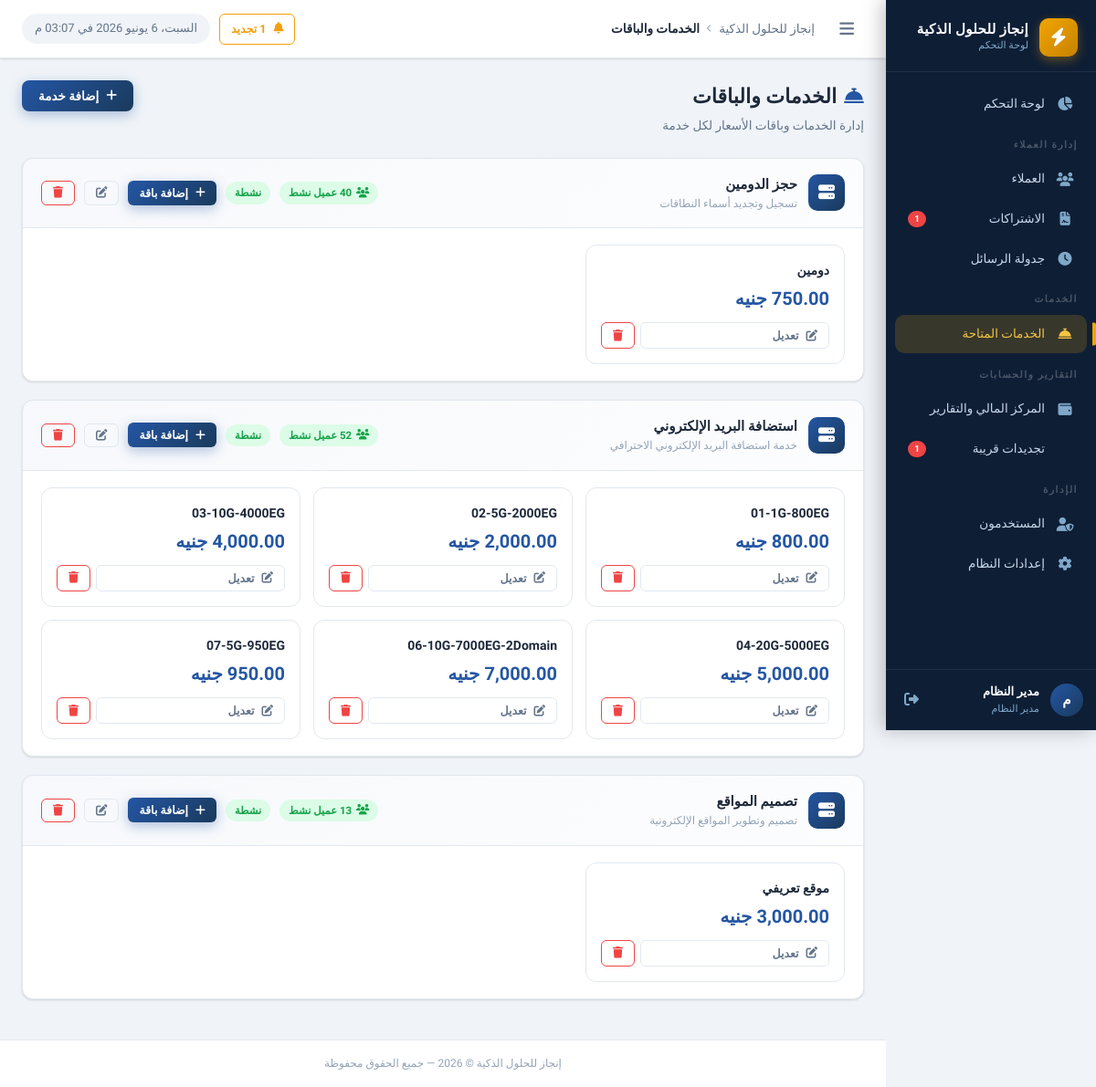
/services/index.php (signed in), run on an earlier commit of the app's database.
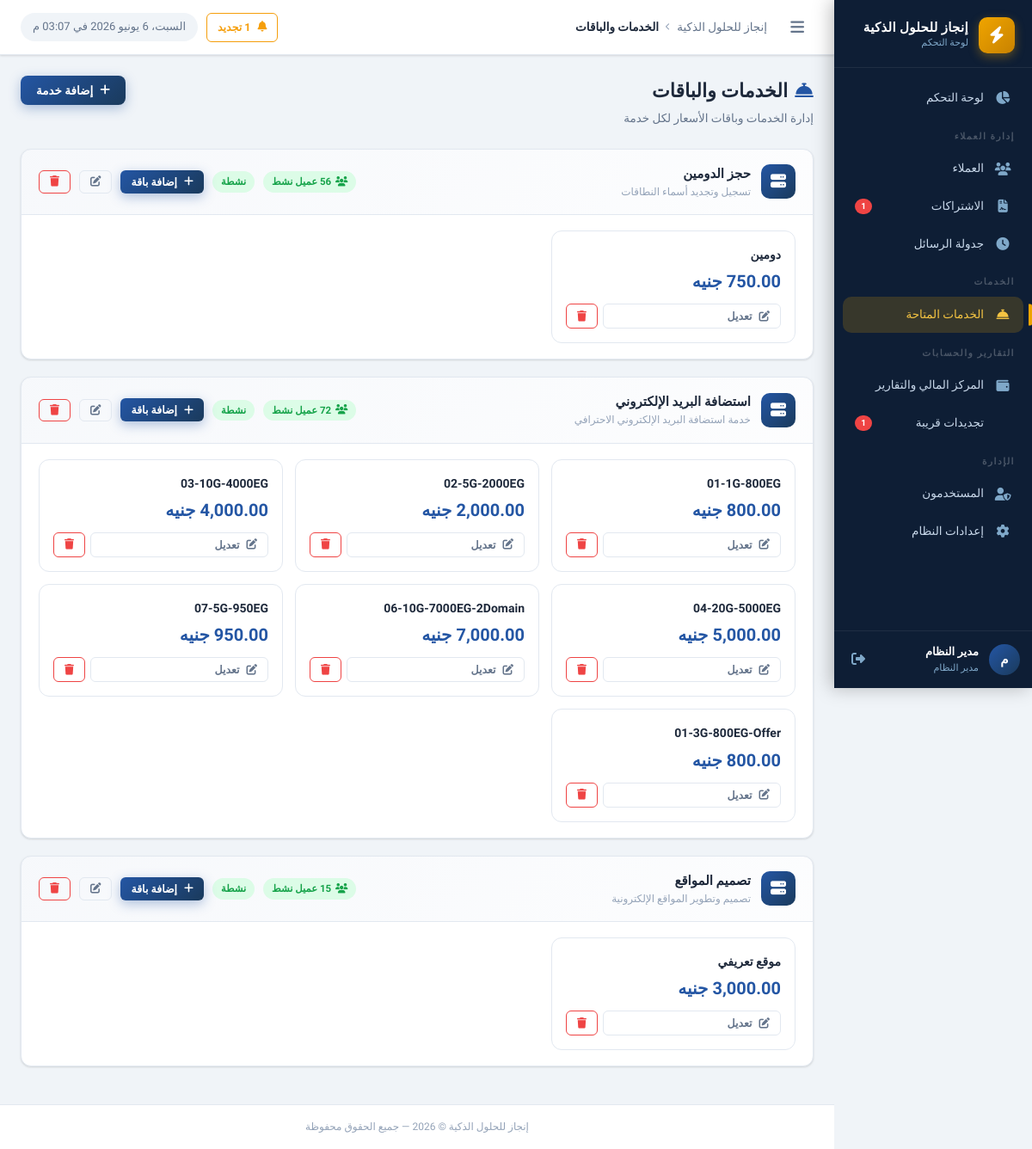
And on a later commit of the database.
### tables this page shows
CREATE TABLE `services` (
  `id` int UNSIGNED NOT NULL,
  `name` varchar(200) NOT NULL COMMENT 'اسم الخدمة',
  `description` text,
  `default_price` decimal(10,2) NOT NULL DEFAULT '0.00',
  `duration_months` int NOT NULL DEFAULT '12' COMMENT 'مدة الاشتراك الافتراضية بالأشهر',
  `status` tinyint(1) NOT NULL DEFAULT '1',
  `created_by` int UNSIGNED DEFAULT NULL,
  `created_at` datetime NOT NULL DEFAULT CURRENT_TIMESTAMP,
  `sort_order` int NOT NULL DEFAULT '0'
);

CREATE TABLE `service_plans` (
  `id` int UNSIGNED NOT NULL,
  `service_id` int UNSIGNED NOT NULL,
  `name` varchar(150) NOT NULL,
  `description` text,
  `price` decimal(12,2) NOT NULL DEFAULT '0.00',
  `sort_order` tinyint UNSIGNED NOT NULL DEFAULT '0',
  `status` tinyint(1) NOT NULL DEFAULT '1',
  `created_at` timestamp NOT NULL DEFAULT CURRENT_TIMESTAMP
);

### includes/functions.php (called while the page is built, shortened)
<?php
function formatMoney(float $amount, string $currency = null): string {
    if ($currency === null) {
        $currency = getSetting('currency', 'جنيه');
    }
    return number_format($amount, 2) . ' ' . $currency;
}
function e(mixed $value): string {
    return htmlspecialchars((string)$value, ENT_QUOTES, 'UTF-8');
}

### config/app.php (called while the page is built, shortened)
<?php
require_once INCLUDES_PATH . '/functions.php';
function getSettings(): array {
    static $settings = null;
    if ($settings === null) {
        try {
            $db  = getDB();
            $stmt = $db->query("SELECT `key`, `value` FROM `settings`");
            $settings = [];
            while ($row = $stmt->fetch()) {
                $settings[$row['key']] = $row['value'];
            }
        } catch (Exception $e) {
            $settings = [];
        }
    }
    return $settings;
}
function getSetting(string $key, string $default = ''): string {
    $settings = getSettings();
    return $settings[$key] ?? $default;
}

### services/index.php (the view, shortened to what the changed rows need)
<?php
require_once dirname(__DIR__) . '/config/app.php';
$db       = getDB();
$services = $db->query("
    SELECT s.*, COUNT(DISTINCT cs.client_id) as clients_count
    FROM services s
    LEFT JOIN client_subscriptions cs ON cs.service_id = s.id AND cs.status = 'active'
    GROUP BY s.id ORDER BY s.sort_order ASC, s.name ASC
")->fetchAll();
$allPlans = [];
if (!empty($services)) {
    $ids      = implode(',', array_column($services, 'id'));
    $planRows = $db->query("SELECT * FROM service_plans WHERE service_id IN ($ids) AND status=1 ORDER BY service_id, sort_order ASC, price ASC")->fetchAll();
    foreach ($planRows as $p) {
        $allPlans[$p['service_id']][] = $p;
    }
}
require_once INCLUDES_PATH . '/header.php';
?>
<div class="page-header">
  <div class="page-header-text">
    <h1 class="page-title"><i class="fas fa-concierge-bell" style="color:var(--primary-light);margin-left:8px;"></i>الخدمات والباقات</h1>
  </div>
</div>
<?php if (empty($services)): ?>
<div class="card">
  <div class="empty-state" style="padding:60px;">
    <div class="empty-icon"><i class="fas fa-cube"></i></div>
    <p class="empty-title">لا توجد خدمات بعد</p>
    <button onclick="openAddServiceModal()" class="btn btn-primary"><i class="fas fa-plus"></i> إضافة أول خدمة</button>
  </div>
</div>
<?php else: ?>
<?php foreach ($services as $srv): ?>
<div class="card" style="margin-bottom:20px;">
  <div class="card-header" style="background:linear-gradient(135deg,rgba(36,86,164,.04),rgba(36,86,164,.01));">
    <div style="display:flex;align-items:center;gap:12px;">
      <div style="width:40px;height:40px;background:linear-gradient(135deg,var(--primary-light),var(--primary));
                  border-radius:10px;display:flex;align-items:center;justify-content:center;color:#fff;font-size:18px;">
        <i class="fas fa-server"></i>
      </div>
      <div>
        <div style="font-weight:800;font-size:15px;color:var(--text-primary);"><?= e($srv['name']) ?></div>
        <?php if ($srv['description']): ?>
        <div style="font-size:12px;color:var(--text-muted);"><?= e($srv['description']) ?></div>
        <?php endif; ?>
      </div>
    </div>
    <div style="display:flex;align-items:center;gap:10px;">
      <?php if ($srv['clients_count'] > 0): ?>
      <span class="badge badge-success"><i class="fas fa-users"></i> <?= $srv['clients_count'] ?> عميل نشط</span>
      <?php endif; ?>
      <?= $srv['status'] ? '<span class="badge badge-success">نشطة</span>' : '<span class="badge badge-secondary">موقوفة</span>' ?>
      <button onclick="openAddPlanModal(<?= $srv['id'] ?>, '<?= e(addslashes($srv['name'])) ?>')"
              class="btn btn-sm btn-primary" id="btn-add-plan-<?= $srv['id'] ?>">
        <i class="fas fa-plus"></i> إضافة باقة
      </button>
      <button onclick="editService(<?= htmlspecialchars(json_encode($srv), ENT_QUOTES) ?>)"
              class="btn btn-sm btn-outline" title="تعديل الخدمة">
        <i class="fas fa-edit"></i>
      </button>
      <a href="delete.php?id=<?= $srv['id'] ?>"
         class="btn btn-sm btn-outline-danger"
         data-confirm="حذف خدمة «<?= e($srv['name']) ?>» وكل باقاتها؟"
         title="حذف الخدمة">
        <i class="fas fa-trash"></i>
      </a>
    </div>
  </div>
  <?php $plans = $allPlans[$srv['id']] ?? []; ?>
  <?php if (empty($plans)): ?>
  <div style="padding:24px 20px;text-align:center;color:var(--text-muted);">
    <i class="fas fa-tags" style="font-size:28px;opacity:.3;display:block;margin-bottom:8px;"></i>
    <span style="font-size:13px;">لا توجد باقات — يمكنك إضافة باقات مختلفة بأسعار متنوعة</span>
    <button onclick="openAddPlanModal(<?= $srv['id'] ?>, '<?= e(addslashes($srv['name'])) ?>')"
            class="btn btn-sm btn-outline" style="margin-right:12px;">
      <i class="fas fa-plus"></i> إضافة أول باقة
    </button>
  </div>
  <?php else: ?>
  <div style="display:grid;grid-template-columns:repeat(auto-fill,minmax(220px,1fr));gap:14px;padding:18px 20px;">
    <?php foreach ($plans as $plan): ?>
    <div class="plan-card" style="border:1.5px solid var(--border-color);border-radius:12px;padding:16px;
                                   position:relative;transition:all .2s;background:#fff;">
      <div style="font-weight:800;font-size:14px;color:var(--text-primary);margin-bottom:4px;">
        <?= e($plan['name']) ?>
      </div>
      <div style="font-size:20px;font-weight:900;color:var(--primary-light);">
        <?= formatMoney($plan['price']) ?>
      </div>
      <div style="display:flex;gap:6px;margin-top:10px;">
        <button onclick="editPlan(<?= htmlspecialchars(json_encode($plan), ENT_QUOTES) ?>)"
                class="btn btn-sm btn-outline" style="flex:1;">
          <i class="fas fa-edit"></i> تعديل
        </button>
        <a href="delete-plan.php?id=<?= $plan['id'] ?>&service_id=<?= $srv['id'] ?>"
           class="btn btn-sm btn-outline-danger"
           data-confirm="حذف باقة «<?= e($plan['name']) ?>»؟">
          <i class="fas fa-trash"></i>
        </a>
      </div>
    </div>
    <?php endforeach; ?>
  </div>
  <?php endif; ?>
</div>
<?php endforeach; ?>
<?php endif; ?>
<?php require_once INCLUDES_PATH . '/footer.php'; ?>

What changed in the data, as far as the page shows it:
added service_plans: name "01-3G-800EG-Offer", price "800.00 جنيه", shown under services "استضافة البريد الإلكتروني"
